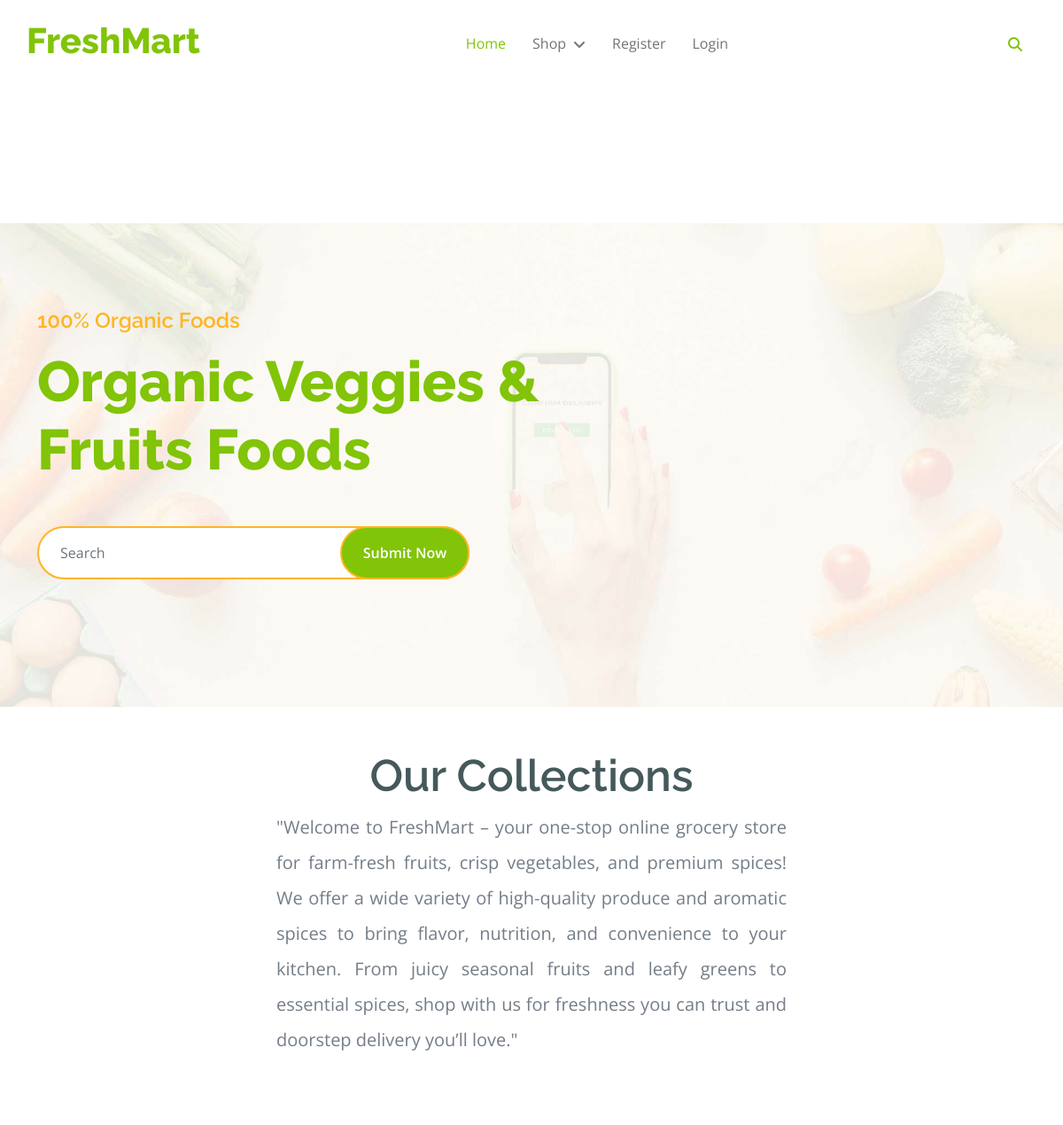
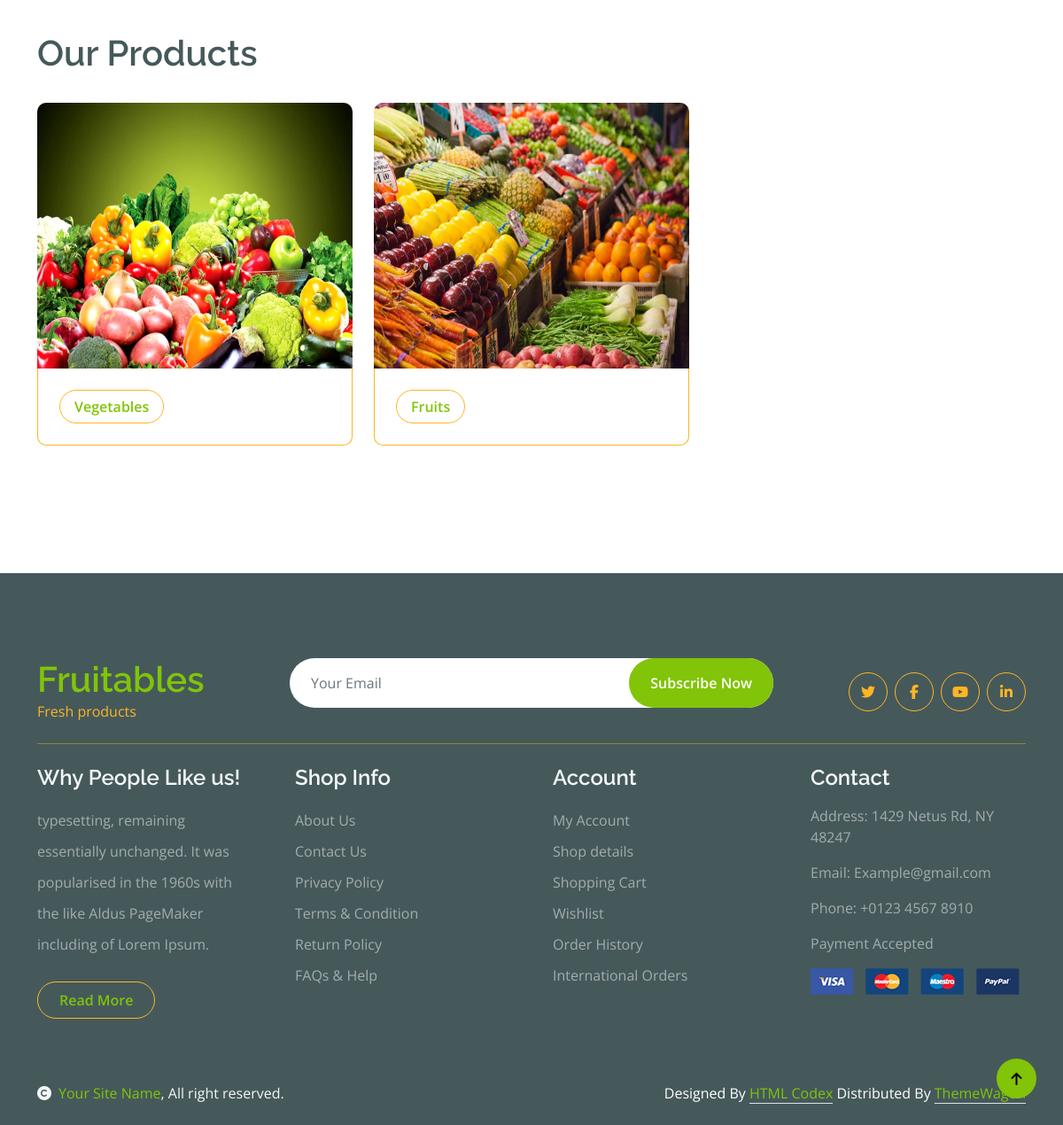
The page / on the database its author committed (2 pictures, top to bottom).
### shop/models.py (models this page shows, shortened)
class Category(models.Model):
    name=models.CharField(max_length=30)
    desc=models.TextField()
    image=models.ImageField(upload_to="categories")

### shop/views.py (the view)
# urls.py: path('',views.categories,name="categories"),
def categories(request):
    c=Category.objects.all()
    context={'cat':c}
    return render(request,'categories.html',context)

### cart/context_processors.py (called while the page is built)
def count_item(request):
    count=0
    if request.user.is_authenticated:
        u=request.user
        c=Cart.objects.filter(user=u)
        for i in c:
            count+=i.quantity
    return {'count':count}

### shop/context_processors.py (called while the page is built)
def links(request):
    c=Category.objects.all()
    return {'links':c}

### template/categories.html (shortened to what this page needs)
<!DOCTYPE html>
{% extends 'base.html' %}
{% load static %}
{% block content %}
<div class="container-fluid py-5 mb-5 hero-header">
    <div class="container py-5">
        <div class="row g-5 align-items-center">
            <div class="col-md-12 col-lg-7">
                <h4 class="mb-3 text-secondary">100% Organic Foods</h4>
                <h1 class="mb-5 display-3 text-primary">Organic Veggies & Fruits Foods</h1>
                <div class="position-relative mx-auto">
                    <input class="form-control border-2 border-secondary w-75 py-3 px-4 rounded-pill" type="number" placeholder="Search">
                    <button type="submit" class="btn btn-primary border-2 border-secondary py-3 px-4 position-absolute rounded-pill text-white h-100" style="top: 0; right: 25%;">Submit Now</button>
                </div>
            </div>
        </div>
    </div>
</div>
<div class="container w-50 mx-auto mt-5">
    <h1 class="text-center" style="font-size:50px;">Our Collections</h1>
    <p style="text-align:justify;line-height:2;font-size:20px">"Welcome to FreshMart – your one-stop online grocery store for farm-fresh fruits,
        crisp vegetables, and premium spices! We offer a wide variety of high-quality produce and
        aromatic spices to bring flavor, nutrition, and convenience to your kitchen. From juicy
        seasonal fruits and leafy greens to essential spices, shop with us for freshness you can
        trust and doorstep delivery you’ll love."</p>
</div>
        <div class="container-fluid fruite py-5">
            <div class="container py-5">
                <div class="tab-class text-center">
                    <div class="row g-4">
                        <div class="col-lg-4 text-start">
                            <h1>Our Products</h1>
                        </div>
                    <div class="tab-content">
                        <div id="tab-1" class="tab-pane fade show p-0 active">
                            <div class="row g-4">
                                <div class="col-lg-12">
                                    <div class="row g-4">
                                        {% for i in cat %}
                                        <div class="col-md-4 col-lg-4 col-xs-3 col-sm-12">
                                            <div class="rounded position-relative fruite-item">
                                                <div class="fruite-img">
                                                    <img src="{{i.image.url}}" height="300px" width="100%" alt="">
                                                </div>
                                                <div class="p-4 border border-secondary border-top-0 rounded-bottom">
                                                    <div class="d-flex justify-content-between flex-lg-wrap">
                                                        <a href="{% url 'shop:products' i.id %}" class="btn border border-secondary rounded-pill px-3 text-primary">{{i.name}}</a>
                                                    </div>
                                                </div>
                                            </div>
                                        </div>
                                        {% endfor %}
                                    </div>
                                </div>
                            </div>
                        </div>
                    </div>
                    </div>
                </div>
            </div>
        </div>
{% endblock %}

### static/css/style.css (style rules this page uses)
.btn { font-weight: 600; transition: .5s; }
.btn.border-secondary { transition: 0.5s; }
.hero-header { background: linear-gradient(rgba(248, 223, 173, 0.1), rgba(248, 223, 173, 0.1)), url(../img/hero-img.jpg); background-position: center center; background-repeat: no-repeat; background-size: cover; }
@media (min-width: 992px) { .hero-header, .page-header { margin-top: 152px !important; } }
.fruite .fruite-item { height: 100%; transition: 0.5s; }
.fruite .fruite-item .fruite-img { overflow: hidden; transition: 0.5s; border-radius: 10px 10px 0 0; }
.fruite .fruite-item .fruite-img img { transition: 0.5s; }

### rows shown on the page
Category: image (picture), name "Vegetables"
Category: image (picture), name "Fruits"
